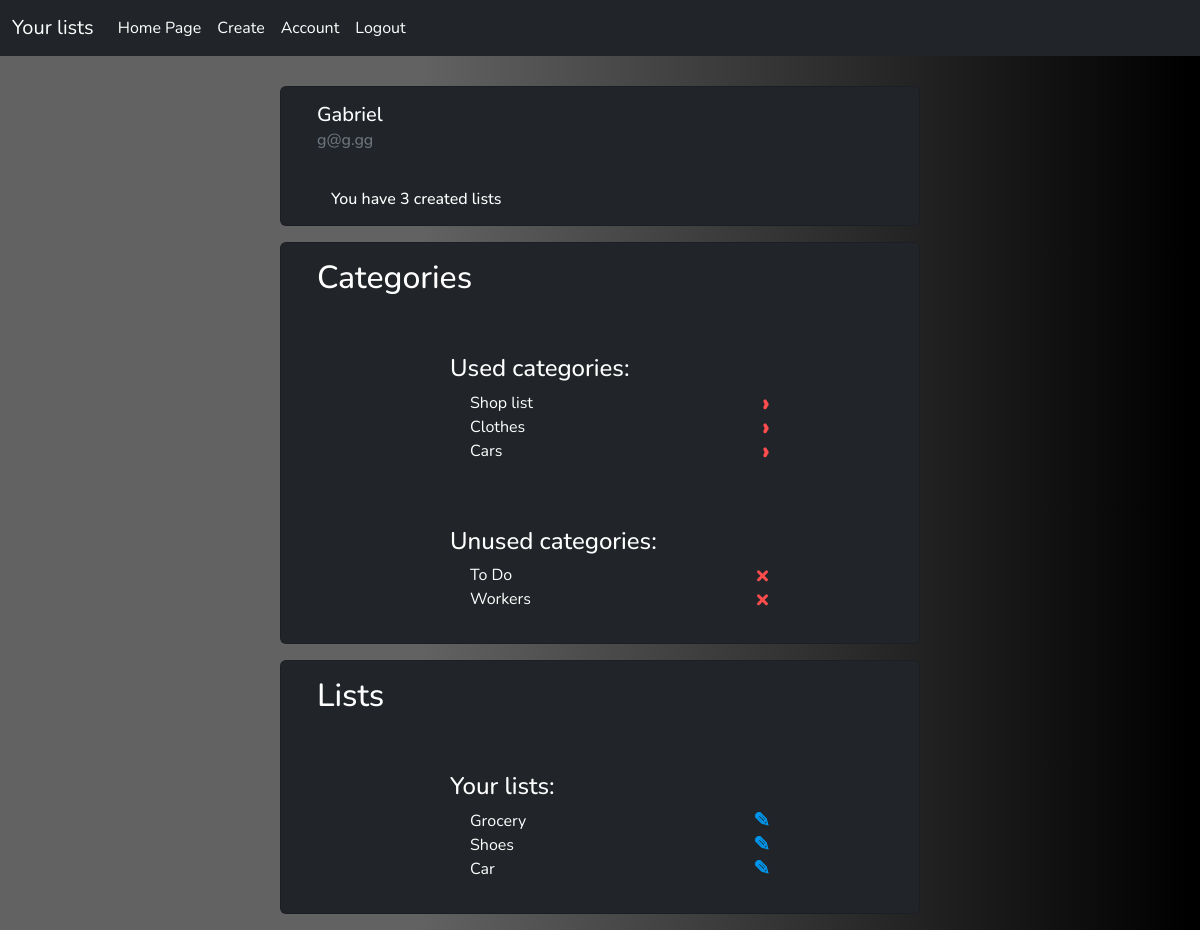
Page /account/ (signed in) on the earlier database version.
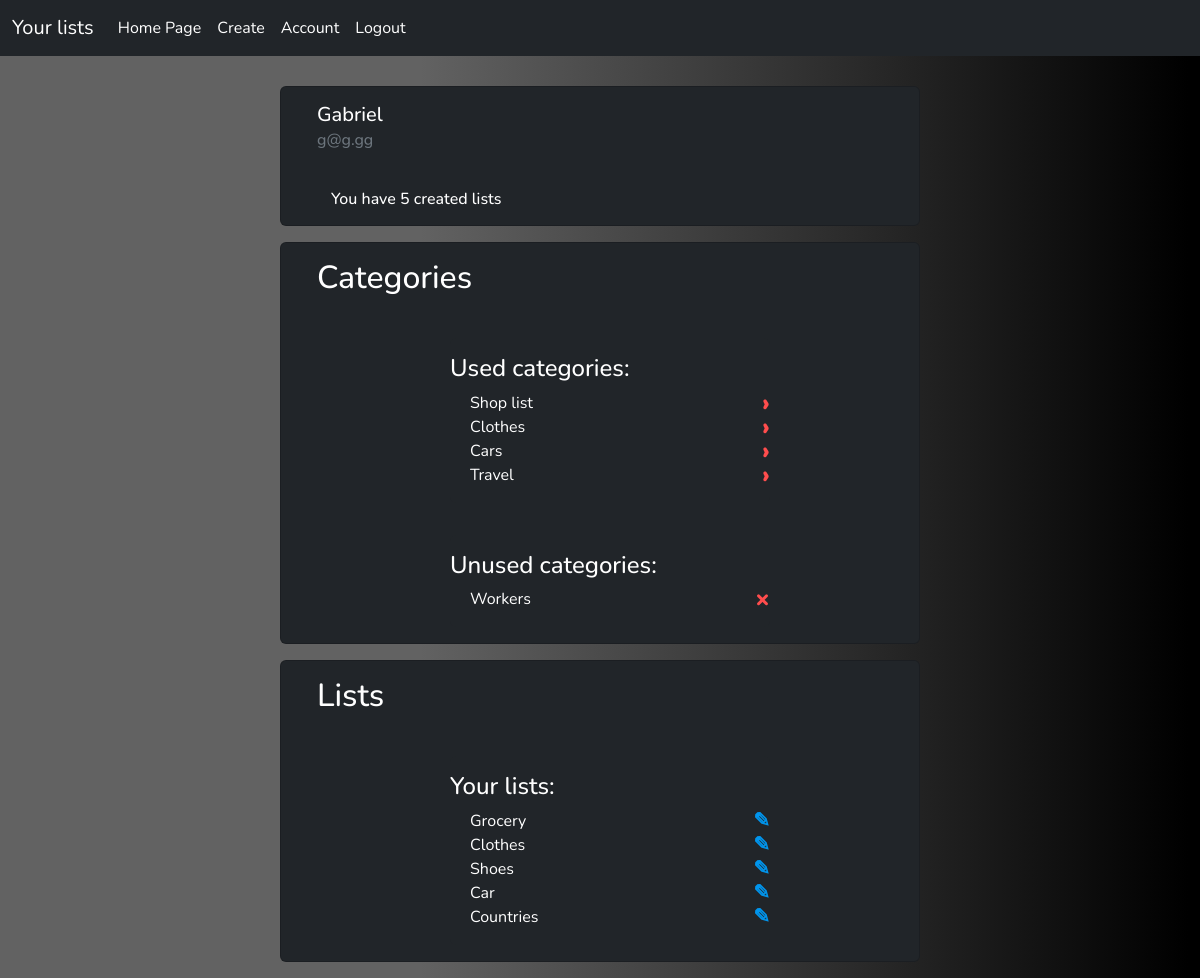
Same page on the later database version.
### lists/models.py (models this page shows, shortened)
class Category(models.Model):
    name = models.CharField(max_length=50, null=False, blank=False)
    user = models.ForeignKey(User, on_delete=models.CASCADE, null=True)

class List(models.Model):
    category = models.ForeignKey(Category, on_delete=models.SET_NULL, null=True, blank=True)
    name = models.CharField(max_length=50, null=False)

### lists/views.py (the view)
# urls.py: path("account/", views.userDetail, name="account"),
@login_required()
def userDetail(request):
    user = request.user
    lists = List.objects.filter(category__user=user)
    categories = Category.objects.filter(user=user)
    context = {'lists': lists, 'categories': categories}
    return render(request, "lists/user.html", context)

### lists/templates/lists/user.html (shortened to what this page needs)
<!DOCTYPE html>
<html lang="en">
<head>
    {% extends 'lists/main.html' %}
    {% block content %}
</head>
<body>
     <div class="card bg-dark text-white mx-auto my-3 card-position">
        <div class="card-body">
            <h5 class="card-title capitalize">{{request.user}}</h5>
            <h6 class="card-subtitle mb-2 text-muted">{{request.user.email}}</h6>
        </div>
         <h6 class="card-text my-3 list-counter">You have {{ lists.count }} created lists</h6>
    </div>
    <div class="card bg-dark text-white mx-auto my-3 card-position">
        <div class="card-body">
            <h2 class="card-title">Categories</h2>
        </div>
        <div class="card bg-dark text-white mx-auto my-3 border-0 width20">
            <div class="card-text my-3">
                    <h4> Used categories: </h4>
                        {% for category in categories %}
                            <div class="list-group-item bg-dark text-white icon-position">
                                    {% if category.list_set.count > 0 %}
                                        {{category.name}}
                                    <a class="delete-link" href="{% url 'lists' %}?category={{category.name}}">&#8250;</a>
                                    {% endif %}
                            </div>
                        {% endfor %}
                </div>
            </div>
        <form method="POST" action="">
            <div class="card bg-dark text-white mx-auto my-3 border-0 width20">
                <div class="card-text my-3">
                    <h4> Unused categories: </h4>
                        {% for category in categories %}
                            <div class="list-group-item bg-dark text-white icon-position">
                                {% if category.list_set.count == 0 %}
                                    {{category.name}}
                                    <a class="delete-link" href="{% url 'delete-category' category.id %}">&#215;</a>
                                {% endif %}
                            </div>
                        {% endfor %}
                </div>
            </div>
        </form>
    </div>
    <div class="card bg-dark text-white mx-auto my-3 card-position">
        <div class="card-body">
            <h2 class="card-title">Lists</h2>
        </div>
        <div class="card bg-dark text-white mx-auto my-3 border-0 width20">
            <div class="card-text my-3">
                    <h4> Your lists: </h4>
                        {% for list in lists %}
                            <div class="list-group-item bg-dark text-white icon-position">
                                    {{list.name}}
                                    <a class="update-link" href="{% url 'update' list.id %}">&#9998;</a>
                            </div>
                        {% endfor %}
                </div>
            </div>
    </div>
</body>
</html>
{% endblock %}

### lists/templates/lists/main.html (shortened to what this page needs)
<!DOCTYPE html>
<html lang="en">
<head>
    <link href="https://cdn.jsdelivr.net/npm/bootstrap@5.2.3/dist/css/bootstrap.min.css" rel="stylesheet"
>
    {% load static %}
    <link rel="stylesheet" href="{% static './css/lists.css' %}">
</head>
<body class="background font">
    <nav class="navbar fixed-top navbar-expand-lg navbar-dark bg-dark">
        <div class="container-fluid">
            <a class="navbar-brand">Your lists</a>
        <div class="collapse navbar-collapse" id="navbarText">
        <ul class="navbar-nav me-auto mb-2 mb-lg-0">
            <li class="nav-item">
                <a class="nav-link active" href="{% url 'lists' %}">Home Page</a>
            </li>
            <li class="nav-item">
                <a class="nav-link active" href="{% url 'create' %}">Create</a>
            </li>
            <li class="nav-item">
                <a class="nav-link active" href="{% url 'account' %}">Account</a>
            </li>
            <li class="nav-item">
                {% if request.user.is_authenticated %}
                    <a class="nav-link active" href="{% url 'logout' %}">Logout</a>
                {% else %}
                    <a class="nav-link active" href="{% url 'login' %}">Login</a>
                {% endif %}
            </li>
        </ul>
        </div>
        </div>
    </nav>
    <div class="container mb-2 text-white main-padding">
        {% block content %}
        {% endblock %}
</body>
</html>

### lists/static/css/lists.css (style rules this page uses)
.font { font-family: 'Nunito', sans-serif; }
.background { background: rgb(98,98,98); background: linear-gradient(90deg, rgba(98,98,98,1) 35%, rgba(0,0,0,1) 99%); }
.width20 { width: 20rem; }
.capitalize { text-transform: capitalize; }
.main-padding { padding-top:70px; }
.delete-link { text-decoration: none; font-weight: 900; color: #ff4d4d; font-size: 25px; line-height: 0; }
.update-link { text-decoration: none; font-weight: 900; color: #0095ed; font-size: 20px; line-height: 0; }
.card-position { width: 40rem; padding-left: 20px }
.icon-position { display: flex; align-items: center; padding-left: 20px; justify-content: space-between; }
.list-counter { margin: 30px; }

Differences in the rows shown:
removed Category: name "To Do", shown under "Unused categories:"
added Category: name "Travel", shown under "Used categories:"
added List: name "Clothes"
added List: name "Countries"
Other differences:
{{ lists.count }}: "3" → "5"
